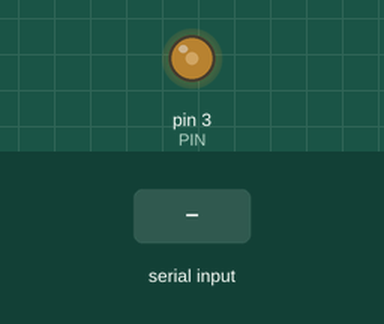
A sketch run on a simulated Arduino Uno, built with avr-gcc and run on an emulated ATmega328P. Shown: output pins drawn as LEDs (lit = HIGH). The inputs (shaded band) are chosen by the test bench. What the sketch prints to the serial monitor is not drawn.

Above: at 1.2 s.
1.3 s: "90,45\n" received over Serial
At 2.2 s:
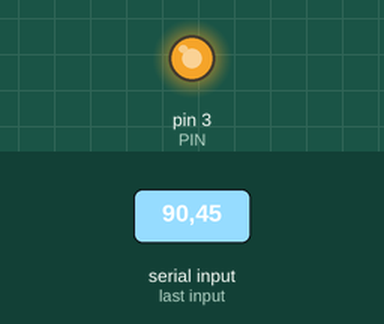
2.8 s: "30,150\n" received over Serial
Timing chart, 0 to 5.8 s (numbered marks = the images above; inputs shaded):
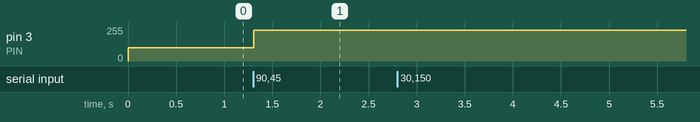

The sketch:

esc_control.ino
```cpp
int PIN=3;//global pin variable
int value=0;

void PWM(int pin, int val) {
  //val from 0 to 9, since I have only figured out how to get one byte input from the serial
  int conver=100+val*10;//convert the one-digit input value to the coresponding value for the pwm output
  if(val==9) conver=250;//this is only for calibration purpose
  analogWrite(pin,conver);
}

void setup() {
  pinMode(PIN,OUTPUT);
  Serial.begin(9600);
  Serial.println("Begin");
  PWM(PIN,0);//initilisation
}

void loop() {
  if(Serial.available()) {
    char ch=Serial.read();//I think this is the name of that function
    int val=ch-'0';
    if(val!=value){
      PWM(PIN,val);
      value=val;
    }
  }
}
```

Measured:
- after the input at 1.3 s, pin 3 (PIN): 100/255 → 232/255 at once
